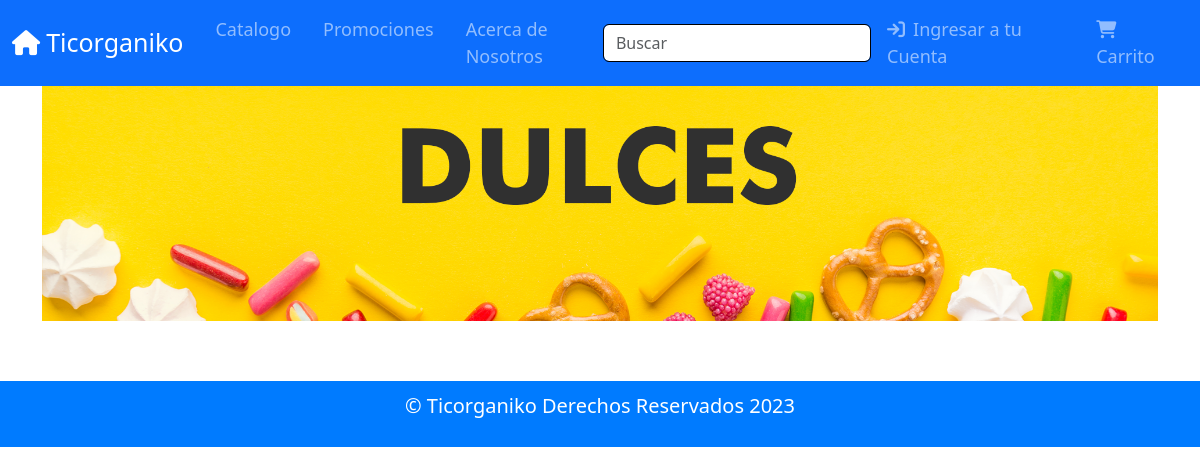
/articulosPanel.php?categoria=dulces, run on an earlier commit of the app's database.
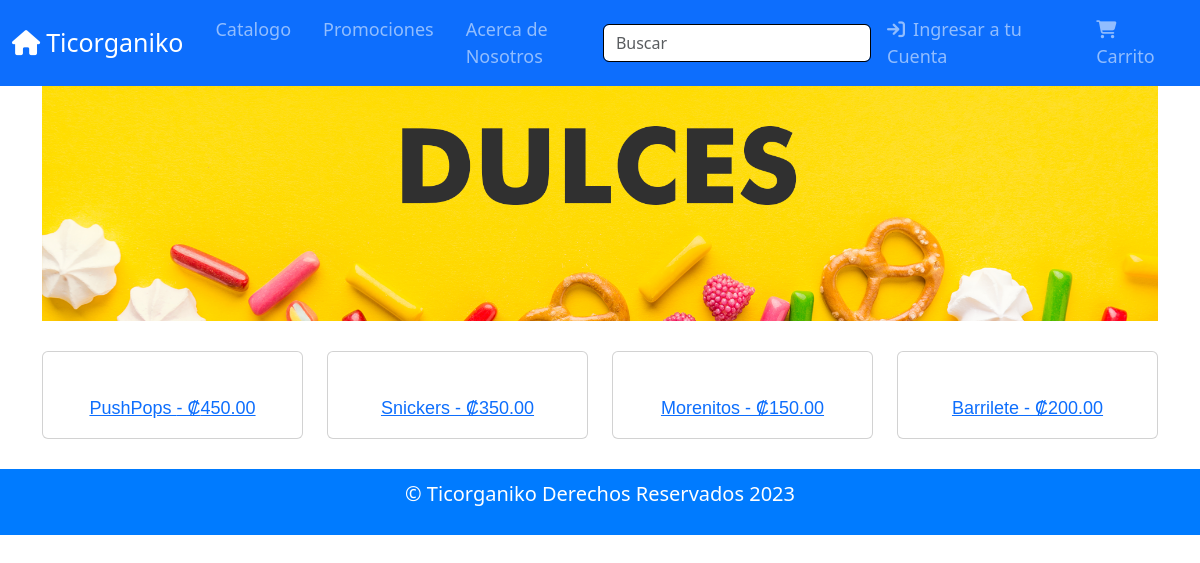
And on a later commit of the database.
### tables this page shows
CREATE TABLE productos (
  id_producto INT NOT NULL AUTO_INCREMENT,
  nombreProducto VARCHAR(30) NOT NULL,
  descripcion VARCHAR(350) NOT NULL,
  id_categoria INT NOT NULL,
  precio DECIMAL(10, 2) NOT NULL,
  codigo VARCHAR(6) NOT NULL,
  promocion DECIMAL(10, 2),
  activo BOOLEAN,
  ruta_imagen VARCHAR(1024),
  PRIMARY KEY (id_producto),
  FOREIGN KEY (id_categoria) REFERENCES categorias(id_categoria)
);

### articulosPanel.php (the view, shortened to what this page needs)
<?php
include_once "plantilla.php";
$categoria = isset($_GET['categoria']) ? $_GET['categoria'] : '';
$query = "SELECT * FROM productos WHERE id_categoria = (SELECT id_categoria FROM categorias WHERE nombre_categoria = '$categoria')";
$resultado = mysqli_query($conn, $query);
?>
<!DOCTYPE html>
<html xmlns="http://www.w3.org/1999/xhtml">
<head>
    <link rel="stylesheet" href="css/estilos.css">
    <link href="https://cdn.jsdelivr.net/npm/bootstrap@5.3.3/dist/css/bootstrap.min.css" rel="stylesheet">
</head>
<body>
    <section id="main-header" class="py-0">
        <div class="container">
            <div class="row">
                <div class="col-md-12">
                    <?php if ($categoria == 'dulces'): ?>
                    <img src="img/DULCES.png" class="img-fluid" alt="Dulces header" style="margin-bottom: 30px;">
                    <?php elseif ($categoria == 'bebidas'): ?>
                    <img src="img/BEBIDAS.png" class="img-fluid" alt="Bebidas header" style="margin-bottom: 30px;">
                    <?php elseif ($categoria == 'cereales'): ?>
                    <img src="img/CEREALES.png" class="img-fluid" alt="Cereales header" style="margin-bottom: 30px;">
                    <?php elseif ($categoria == 'frutas'): ?>
                    <img src="img/FRUTAS.png" class="img-fluid" alt="Frutas header" style="margin-bottom: 30px;">
                    <?php elseif ($categoria == 'carnes'): ?>
                    <img src="img/CARNES.png" class="img-fluid" alt="Carnes header" style="margin-bottom: 30px;">
                    <?php elseif ($categoria == 'verduras'): ?>
                    <img src="img/VERDURAS.png" class="img-fluid" alt="Verduras header" style="margin-bottom: 30px;">
                    <?php elseif ($categoria == 'chocolates'): ?>
                    <img src="img/CHOCOLATES.png" class="img-fluid" alt="Chocolates header" style="margin-bottom: 30px;">
                    <?php elseif ($categoria == 'embutidos'): ?>
                    <img src="img/EMBUTIDOS.png" class="img-fluid" alt="Embutidos header" style="margin-bottom: 30px;">
                    <?php elseif ($categoria == 'congelados'): ?>
                    <img src="img/CONGELADOS.png" class="img-fluid" alt="Congelados header" style="margin-bottom: 30px;">
                    <?php elseif ($categoria == 'panaderia'): ?>
                    <img src="img/PANADERIA.png" class="img-fluid" alt="Panaderia header" style="margin-bottom: 30px;">
                    <?php elseif ($categoria == 'lacteos'): ?>
                    <img src="img/LACTEOS.png" class="img-fluid" alt="Lacteos header" style="margin-bottom: 30px;">
                    <?php elseif ($categoria == 'licores'): ?>
                    <img src="img/LICORES.png" class="img-fluid" alt="Licores header" style="margin-bottom: 30px;">
                    <?php endif; ?>
                </div>
            </div>
            <div class="row">
                <?php while ($fila = mysqli_fetch_assoc($resultado)): ?>
                <div class="col-3">
                    <div class="card">
                        <a href="infoProducto.php?id_producto=<?php echo $fila['id_producto']; ?>" class="card-link">
                            <div class="card-body">
                                <p class="card-text"
                                    style="font-family: 'Trebuchet MS', sans-serif; text-align: center;">
                                    <?php echo $fila['nombreProducto'] . " - ₡" . number_format($fila['precio'], 2); ?>
                                </p>
                            </div>
                        </a>
                    </div>
                </div>
                <?php endwhile; ?>
            </div>
        </div>
    </section>
</body>
</html>

What changed in the data, as far as the page shows it:
now on this page (row edited): productos: nombreProducto "PushPops", precio "450.00"
now on this page (row edited): productos: nombreProducto "Snickers", precio "350.00"
now on this page (row edited): productos: nombreProducto "Morenitos", precio "150.00"
now on this page (row edited): productos: nombreProducto "Barrilete", precio "200.00"
